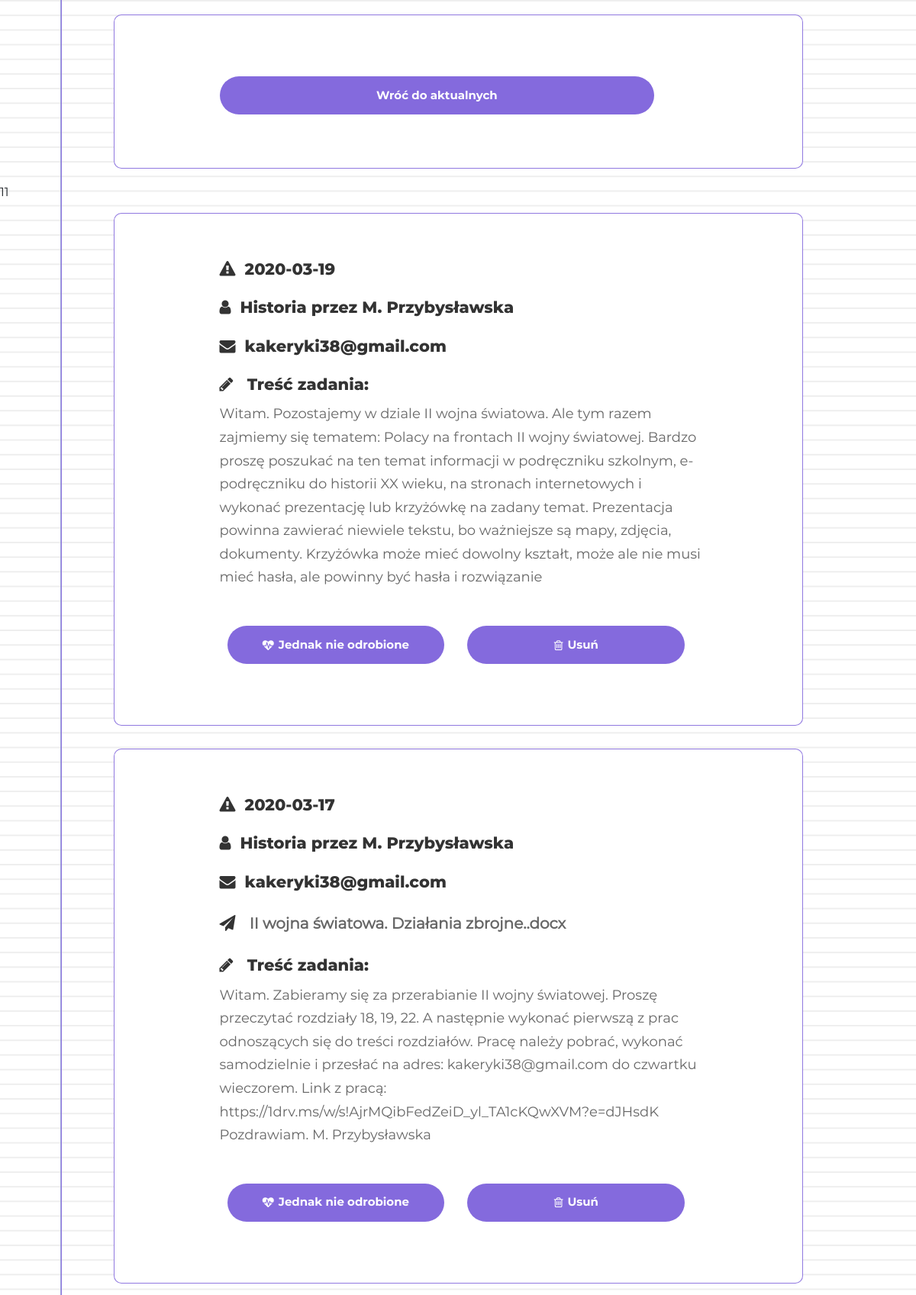
/odrobione.php, run on the app's committed database.
### tables this page shows
CREATE TABLE `Homework` (
  `id` int(11) NOT NULL,
  `Date_ask` varchar(100) NOT NULL,
  `Deadline` varchar(100) NOT NULL,
  `Subject` varchar(100) NOT NULL,
  `Teacher` varchar(150) NOT NULL,
  `Where_Send` varchar(150) NOT NULL,
  `Description` varchar(2000) NOT NULL,
  `Done` int(5) NOT NULL,
  `File_source` varchar(300) NOT NULL
);

### wypisz_prace.php (called while the page is built, shortened)
<?
require("connect.php");
$sql = "SELECT * from Homework WHERE id = '$id_dane'";
$result = $conn->query($sql);
if($result->num_rows>0) {
	while($row = $result->fetch_assoc()) {
		$Date_ask = $row['Date_ask'];
		$Subject = $row['Subject'];
		$Teacher = $row['Teacher'];
		$Where_send = $row['Where_Send'];
		$Description = $row['Description'];
		$Done = $row['Done'];
		$File_source = $row['File_source'];
	}
}
else {
	$Done = 0;
}
?>

### odrobione.php (the view, shortened to what this page needs)
<!DOCTYPE html>
<html lang="en">
<head>
	<link rel="stylesheet" type="text/css" href="vendor/bootstrap/css/bootstrap.min.css">
	<link rel="stylesheet" type="text/css" href="fonts/font-awesome-4.7.0/css/font-awesome.min.css">
	<link rel="stylesheet" type="text/css" href="vendor/animate/animate.css">
	<link rel="stylesheet" type="text/css" href="vendor/css-hamburgers/hamburgers.min.css">
	<link rel="stylesheet" type="text/css" href="vendor/select2/select2.min.css">
	<link rel="stylesheet" type="text/css" href="css/util.css">
	<link rel="stylesheet" type="text/css" href="css/main.css">
</head>
<body style="background-color: #fff;
background-image:
linear-gradient(90deg, transparent 79px, #abced4 79px, rgba(132,106,221,0.9), 81px, transparent 81px),
linear-gradient(#eee .1em, transparent .1em);
background-size: 100% 1.2em;">
		<div class="container-contact100">
			<div class="wrap-contact100">
				<form class="contact100-form validate-form" action="" method="POST" ENCTYPE="multipart/form-data">
				<a href="index.php">
					<div class="container-contact100-form-btn">
						<div class="contact100-form-btn">
							Wróć do aktualnych
						</div>
					</div></a>
				</form>
			</div>
		</div>
<?
require("wypisz_naj_liczbe.php");
for ($x = $maks_id; $x >= 1; $x--) {
$id_dane = $x;
require("wypisz_prace.php");
if ($Done == 2) {
if ($Date_ask and $Subject and $Teacher and $Description) {
echo '
		<div class="container-contact100">
			<div class="wrap-contact100">
<div class="wrap-input100 validate-input">
				<span class="contact100-form-title" style="font-size: 21px;">
						<i class="fa fa-warning" aria-hidden="true"></i>
						<b style="color: #fff;">.</b>'.$Date_ask.'
						</br></br>
						<i class="fa fa-user" aria-hidden="true"></i>
						<b style="color: #fff;">.</b>'.$Subject.' przez '.$Teacher.'
						</br></br>
				';
if ($Where_send) {
echo '
						<i class="fa fa-envelope" aria-hidden="true"></i>
						<b style="color: #fff;">.</b>'.$Where_send.'
						</br></br>
';
}
if ($File_source) {
echo '
						<i class="fa fa-paper-plane" aria-hidden="true"></i>
						<b style="color: #fff;">.</b> <a style="font-size:20px;font-weight: bold;" href="upload/'.$File_source.'">'.$File_source.'</a>
						</br></br>
';
}
echo '
						<i class="fa fa-pencil" aria-hidden="true"></i>
						<b style="color: #fff;">.</b> Treść zadania:
						</span>
						<p style="font-size: 18px; margin-top:-25px;">'.$Description.' </p>
						</br></br>
						<div style="text-align: center; margin-left:auto;margin-right:auto;">
';
$Done_nr = 1;
$Co_zmienic = $x;
echo '
<a href="aktualizuj_nr.php?Donenr='.$Done_nr.'&Cozmienic='.$Co_zmienic.'">
<button class="contact100-form-btn" style="float:left; width: 45%; margin-right: 20px; margin-left:10px;" type="submit">
						<i class="fa fa-heartbeat" aria-hidden="true" style="margin-right:6px;"></i>
							Jednak nie odrobione
						</button></a>	';
$Done_nr = 3;
echo '
<a href="aktualizuj_nr.php?Donenr='.$Done_nr.'&Cozmienic='.$Co_zmienic.'">
						<button class="contact100-form-btn" style="float:left; width: 45%;margin-left:10px" action="aktualizuj_nr.php" type="submit">
						<i class="fa fa-trash-o" aria-hidden="true" style="margin-right:6px;"></i>
							Usuń
						</button></a>	';
echo '
						</div>
</div>
			</div>
		</div>
';
}
}
}
?>
</body>
</html>

### wypisz_naj_liczbe.php
<?
require("connect.php");
$sql = "SELECT id FROM Homework ORDER BY id DESC LIMIT 1";
$result = $conn->query($sql);
if($result->num_rows>0) {
	while($row = $result->fetch_assoc()) {
		$maks_id = $row['id'];
		echo $maks_id;
	}
}
else {
	echo "Nie znaleziono rekordów! max licz";
}
?>

### css/main.css (style rules this page uses)
* { margin: 0px; padding: 0px; box-sizing: border-box; }
body, html { height: 100%; font-family: Montserrat-Regular, sans-serif; }
a { font-family: Montserrat-Regular; font-size: 14px; line-height: 1.7; color: #666666; margin: 0px; transition: all 0.4s; -webkit-transition: all 0.4s; -o-transition: all 0.4s; -moz-transition: all 0.4s; }
p { font-family: Montserrat-Regular; font-size: 14px; line-height: 1.7; color: #666666; margin: 0px; }
button { outline: none !important; border: none; background: transparent; }
.container-contact100 { width: 100%; min-height: 30vh; display: -webkit-box; display: -webkit-flex; display: -moz-box; display: -ms-flexbox; display: flex; flex-wrap: wrap; justify-content: center; align-items: center; padding: 15px; }
.wrap-contact100 { width: 903px; background: #fff; border-radius: 10px; overflow: hidden; border: 1.6px solid rgba(132,106,221,0.9); display: -webkit-box; display: -webkit-flex; display: -moz-box; display: -ms-flexbox; display: flex; flex-wrap: wrap; justify-content: space-between; padding: 60px 130px 70px 138px; }
.contact100-form { width: 390px; }
.contact100-form-title { display: block; font-family: Montserrat-ExtraBold; font-size: 24px; color: #333333; line-height: 1.2; text-align: left; padding-bottom: 36px; }
.wrap-input100 { position: relative; width: 100%; z-index: 1; margin-bottom: 10px; }
.container-contact100-form-btn { width: 100%; display: -webkit-box; display: -webkit-flex; display: -moz-box; display: -ms-flexbox; display: flex; flex-wrap: wrap; justify-content: center; padding-top: 20px; }
.contact100-form-btn { width: 100%; height: 50px; border-radius: 25px; background: #846add; font-family: Montserrat-Bold; font-size: 15px; line-height: 1.5; color: #fff; display: -webkit-box; display: -webkit-flex; display: -moz-box; display: -ms-flexbox; display: flex; justify-content: center; align-items: center; padding: 0 25px; -webkit-transition: all 0.4s; -o-transition: all 0.4s; -moz-transition: all 0.4s; transition: all 0.4s; }
@media (max-width: 1200px) { .contact100-form { width: 100%; } }
.contact100-form { width: 90%; }

### data on the page
homework: id "11"
homework: Date_ask "2020-03-19", Subject "Historia", Teacher "M. Przybysławska", Where_Send "kakeryki38@gmail.com", Description "Witam. Pozostajemy w dziale II wojna światowa. Ale tym razem zajmiemy się tematem: Polacy na frontach II wojny światowej. Bardzo proszę poszukać na ten temat informacji w podręczniku szkolnym, e- podręczniku do historii XX wieku, na stronach internetowych i wykonać prezentację lub krzyżówkę na zadany temat. Prezentacja powinna zawierać niewiele tekstu, bo ważniejsze są mapy, zdjęcia, dokumenty. Krzyżówka może mieć dowolny kształt, może ale nie musi mieć hasła, ale powinny być hasła i rozwiązanie"
homework: Date_ask "2020-03-17", Subject "Historia", Teacher "M. Przybysławska", Where_Send "kakeryki38@gmail.com", File_source "II wojna światowa. Działania zbrojne..docx", Description "Witam. Zabieramy się za przerabianie II wojny światowej. Proszę przeczytać rozdziały 18, 19, 22. A następnie wykonać pierwszą z prac odnoszących się do treści rozdziałów. Pracę należy pobrać, wykonać samodzielnie i przesłać na adres: kakeryki38@gmail.com do czwartku wieczorem. Link z pracą: https://1drv.ms/w/s!AjrMQibFedZeiD_yl_TA1cKQwXVM?e=dJHsdK Pozdrawiam. M. Przybysławska"
